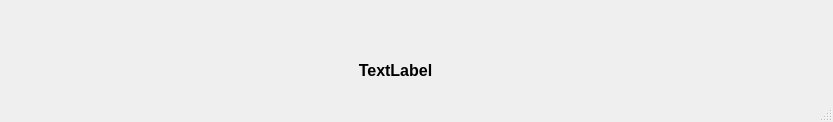
<?xml version="1.0" encoding="UTF-8"?>
<ui version="4.0">
    <class>coverShow</class>
    <widget class="QMainWindow" name="coverShow">
        <property name="geometry">
            <rect>
                <x>0</x>
                <y>0</y>
                <width>833</width>
                <height>122</height>
            </rect>
        </property>
        <property name="windowTitle">
            <string>MainWindow</string>
        </property>
        <widget class="QWidget" name="centralwidget">
            <widget class="QLabel" name="label">
                <property name="geometry">
                    <rect>
                        <x>310</x>
                        <y>60</y>
                        <width>171</width>
                        <height>21</height>
                    </rect>
                </property>
                <property name="font">
                    <font>
                        <pointsize>12</pointsize>
                        <bold>true</bold>
                    </font>
                </property>
                <property name="layoutDirection">
                    <enum>Qt::LeftToRight</enum>
                </property>
                <property name="text">
                    <string>TextLabel</string>
                </property>
                <property name="alignment">
                    <set>Qt::AlignCenter</set>
                </property>
            </widget>
        </widget>
        <widget class="QMenuBar" name="menubar">
            <property name="geometry">
                <rect>
                    <x>0</x>
                    <y>0</y>
                    <width>833</width>
                    <height>21</height>
                </rect>
            </property>
        </widget>
        <widget class="QStatusBar" name="statusbar"/>
    </widget>
    <resources/>
    <connections/>
</ui>
